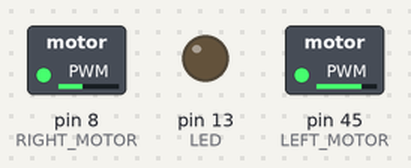
Bench run of a sketch on a simulated Arduino Mega 2560, built with avr-gcc and run on an emulated ATmega2560. On the bench: switched loads named in the sketch (green lamp = pin HIGH), output pins drawn as LEDs (lit = HIGH).

Above: at 3.1 s.
At 14.6 s:
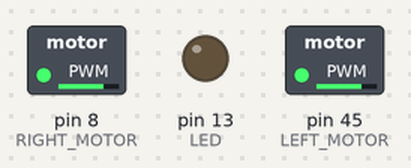
At 25.1 s:
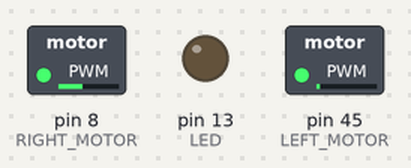
At 39.6 s:
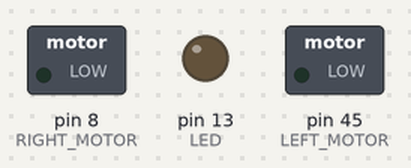
Timing chart, 0 to 41.1 s (numbered marks = the images above):
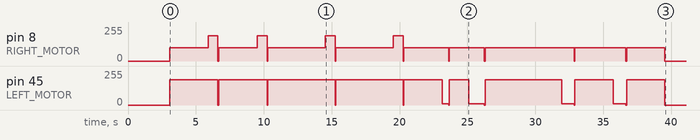

The sketch:

Lab2.ino
```cpp
#include <SoftwareSerial.h>
#include <Servo.h>


// Define Constants
#define LEFT_MOTOR      45
#define RIGHT_MOTOR     8
#define LCD_DISPLAY     18
#define LED             13

// Direction constants
#define LEFT_BACKWARD   10
#define LEFT_FORWARD    191.5
#define RIGHT_BACKWARD  191.5
#define RIGHT_FORWARD   100

// Time constants
#define TILE_TIME       1400

int STRAIGHT = 0;
int LEFT = 1;
int RIGHT = 2;

SoftwareSerial LCD(0, LCD_DISPLAY);

boolean startMoving = true;


//setup
//Standard setup for arduino
void setup() {
 // Initialize all pins.
 pinMode(LEFT_MOTOR, OUTPUT);
 pinMode(RIGHT_MOTOR, OUTPUT);
 pinMode(LED, OUTPUT);

 LCD.begin(9600);
 delay(10);
 delay(3000);


}

void loop() {
 if (startMoving)
  path();
}

void backward() {
 analogWrite (LEFT_MOTOR, LEFT_BACKWARD);
}

// Takes 2.79s for full rotation
void rotate(int direction, int degree) {
  if (direction == LEFT) {
    printRotateLeft();
    if (degree == 45) {
      analogWrite (LEFT_MOTOR, LEFT_BACKWARD);
      analogWrite (RIGHT_MOTOR, RIGHT_FORWARD);
      delay(450);
      analogWrite(LEFT_MOTOR, 0);
      analogWrite(RIGHT_MOTOR, 0);
    } else if (degree == 90) {
      analogWrite (LEFT_MOTOR, LEFT_BACKWARD);
      analogWrite (RIGHT_MOTOR, RIGHT_FORWARD);
      delay(925);
      analogWrite(LEFT_MOTOR, 0);
      analogWrite(RIGHT_MOTOR, 0);
    } else if (degree == 135) {
      analogWrite (LEFT_MOTOR, LEFT_BACKWARD);
      analogWrite (RIGHT_MOTOR, RIGHT_FORWARD);
      delay(1150);
      analogWrite(LEFT_MOTOR, 0);
      analogWrite(RIGHT_MOTOR, 0);
    }
  } else if (direction == RIGHT) {
    printRotateRight();
    if (degree == 45) {
      analogWrite(LEFT_MOTOR, LEFT_FORWARD);
      analogWrite(RIGHT_MOTOR, RIGHT_BACKWARD);
      delay(400);
      analogWrite(LEFT_MOTOR, 0);
      analogWrite(RIGHT_MOTOR, 0);
    } else if (degree == 90) {
      analogWrite(LEFT_MOTOR, LEFT_FORWARD);
      analogWrite(RIGHT_MOTOR, RIGHT_BACKWARD);
      delay(725);
      analogWrite(LEFT_MOTOR, 0);
      analogWrite(RIGHT_MOTOR, 0);
    }
  }
}

void rotateServo(int direction, int degree) {

}


void moveForward(int numTiles) {
  printForward();
  analogWrite(LEFT_MOTOR, LEFT_FORWARD);
  analogWrite(RIGHT_MOTOR, RIGHT_FORWARD);
  delay(TILE_TIME * numTiles);
}

void stopMotors() {
  analogWrite(LEFT_MOTOR, 0);
  analogWrite(RIGHT_MOTOR, 0);
  startMoving = false;
}

void path() {
  moveForward(2);
  rotate(RIGHT, 90);
  moveForward(2);
  rotate(RIGHT, 90);
  moveForward(3);
  rotate(RIGHT, 90);
  moveForward(3);
  rotate(RIGHT, 90);
  moveForward(2);
  rotate(LEFT, 45);
  moveForward(1);
  rotate(LEFT, 135);
  moveForward(4);
  rotate(LEFT, 90);
  moveForward(2);
  rotate(LEFT, 90);
  moveForward(2);
  stopMotors();
}


//displayStudentNumbers
//displays student numbers on LCD and flashes LED for 5 seconds
void displayStudentNumbers() {
 LCD.write(0xFE);
 LCD.write(0x01);
 delay(10);
 LCD.write(0xFE);
 LCD.write(128);
 LCD.print("8154187 8248005 8394837");
 delay(100);
 for (int i = 0; i < 5; i++) {
   flashLED();
   delay(1000);
 }
  startMoving = true;
}

void flashLED() {
  digitalWrite(LED, HIGH);
  delay(50);
  digitalWrite(LED, LOW);
}

//printForward
//displays "moving forward" on LCD
void printForward() {
  LCD.write(0xFE);
  LCD.write(0x01);
  delay(10);
  LCD.write(0xFE);
  LCD.write(5 + 128);
  LCD.print("moving");
  delay(10);
  LCD.write(0xFE);
  LCD.write(4 + 64 + 128);
  LCD.print("forward");
  delay(10);
}

//printRotateLeft
//displays "rotating left" on LCD
void printRotateLeft() {
  LCD.write(0xFE);
  LCD.write(0x01);
  delay(10);
  LCD.write(0xFE);
  LCD.write(3 + 128);
  LCD.print("rotating");
  LCD.write(0xFE);
  LCD.write(5 + 64 + 128);
  LCD.print("left");
  delay(10);
}

//printRotateRight
//displays "rotating right" on LCD
void printRotateRight() {
  LCD.write(0xFE);
  LCD.write(0x01);
  delay(10);
  LCD.write(0xFE);
  LCD.write(3 + 128);
  LCD.print("rotating");
  LCD.write(0xFE);
  LCD.write(5 + 64 + 128);
  LCD.print("right");
  delay(10);
}
```
